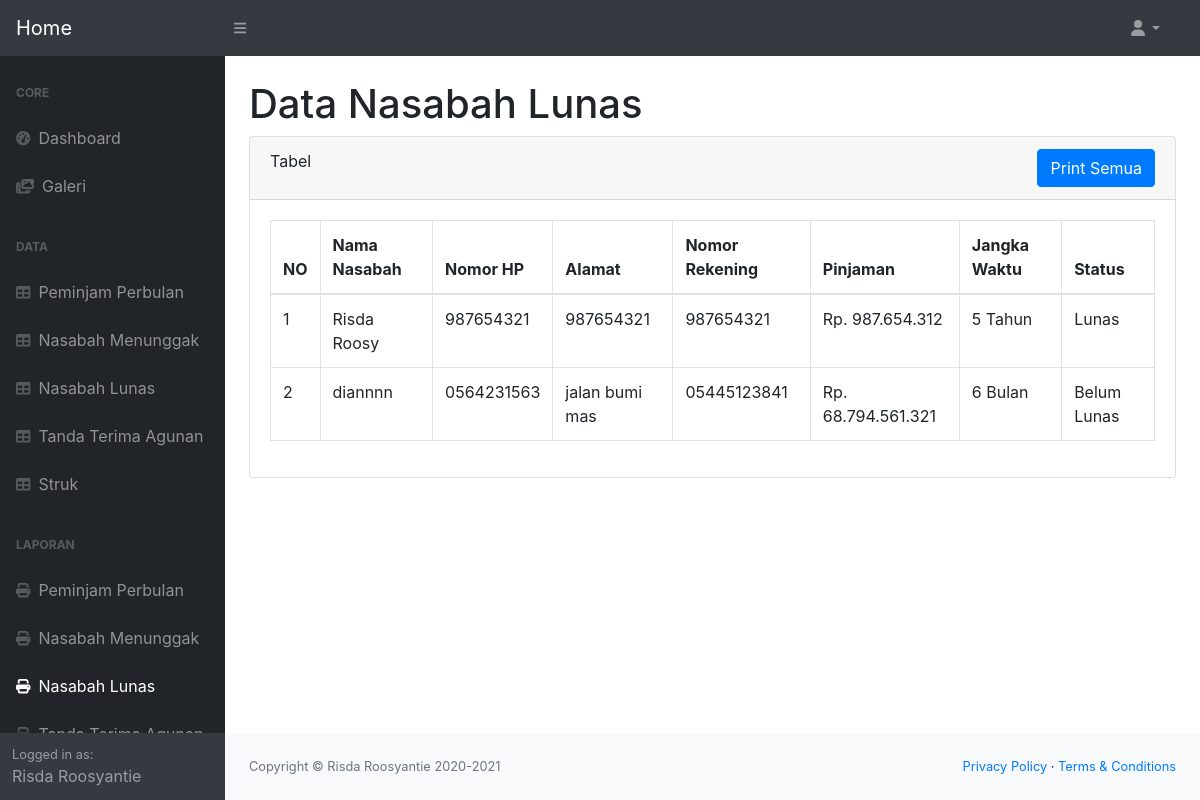
The page /laporan-nasabah-lunas.php (signed in) on the database its author committed.
### tables this page shows
CREATE TABLE `nasabahlunas` (
  `id` int(11) NOT NULL,
  `nama` varchar(255) NOT NULL,
  `nohp` varchar(255) NOT NULL,
  `alamat` text NOT NULL,
  `norekening` varchar(255) NOT NULL,
  `pinjaman` varchar(255) NOT NULL,
  `jangkawaktu` varchar(255) NOT NULL,
  `status` varchar(255) NOT NULL
);

### laporan-nasabah-lunas.php (the view, shortened to what this page needs)
<?php
include 'header.php';
?>
<main>
    <div class="container-fluid">
        <h1 class="mt-4">Data Nasabah Lunas</h1>
        <div class="card mb-4">
            <div class="card-header">Tabel
                <a href="printall-nasabah-lunas.php" target="_blank" class="btn btn-primary float-right">Print Semua</a>
            </div>
            <div class="card-body">
                <table class="table table-bordered">
                    <thead>
                        <tr>
                            <th>NO</th>
                            <th>Nama Nasabah</th>
                            <th>Nomor HP</th>
                            <th>Alamat</th>
                            <th>Nomor Rekening</th>
                            <th>Pinjaman</th>
                            <th>Jangka Waktu</th>
                            <th>Status</th>
                        </tr>
                    </thead>
                    <tbody>
                        <?php
                        require "include/function.php";
                        $no = 1;
                        $sql = mysqli_query($link, "SELECT * FROM nasabahlunas");
                        while ($row = mysqli_fetch_array($sql)) {
                        ?>
                            <tr>
                                <td><?= $no++; ?></td>
                                <td><?= $row['nama']; ?></td>
                                <td><?= $row['nohp']; ?></td>
                                <td><?= substr($row['alamat'], 0, 20); ?></td>
                                <td><?= $row['norekening']; ?></td>
                                <td>Rp. <?= number_format($row['pinjaman'] ,0,',','.'); ?></td>
                                <td><?= $row['jangkawaktu']; ?></td>
                                <td><?= $row['status']; ?></td>
                            </tr>
                        <?php
                        }
                        ?>
                    </tbody>
                </table>
            </div>
        </div>
    </div>
</main>
<?php
include 'footer.php';
?>

### rows shown on the page
nasabahlunas: nama "Risda Roosy", nohp "987654321", alamat "987654321", norekening "987654321", pinjaman "987.654.312", jangkawaktu "5 Tahun", status "Lunas"
nasabahlunas: nama "diannnn", nohp "0564231563", alamat "jalan bumi mas", norekening "05445123841", pinjaman "68.794.561.321", jangkawaktu "6 Bulan", status "Belum Lunas"

### other values the page prints
$_SESSION['nama'] "Risda Roosyantie"
